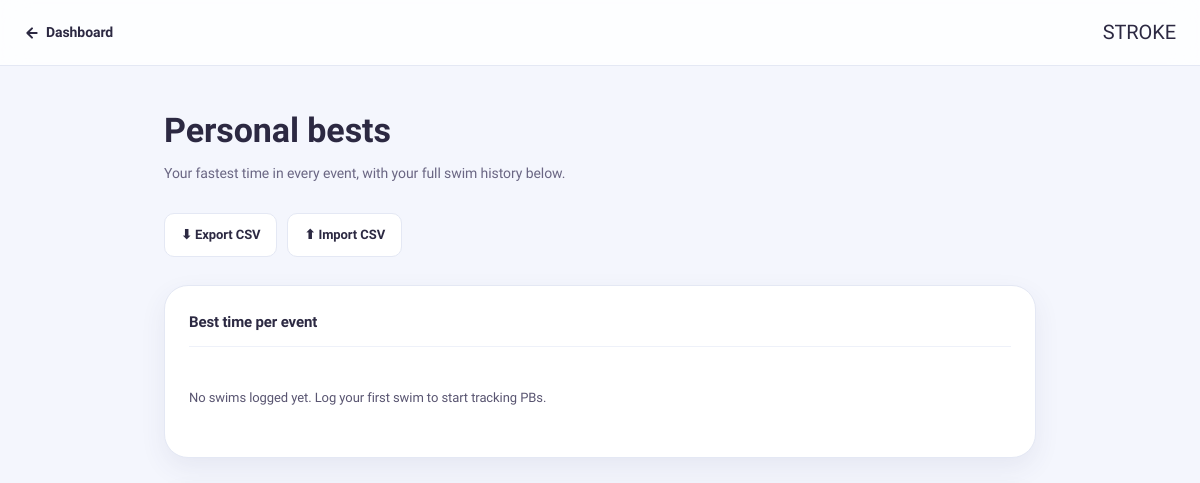
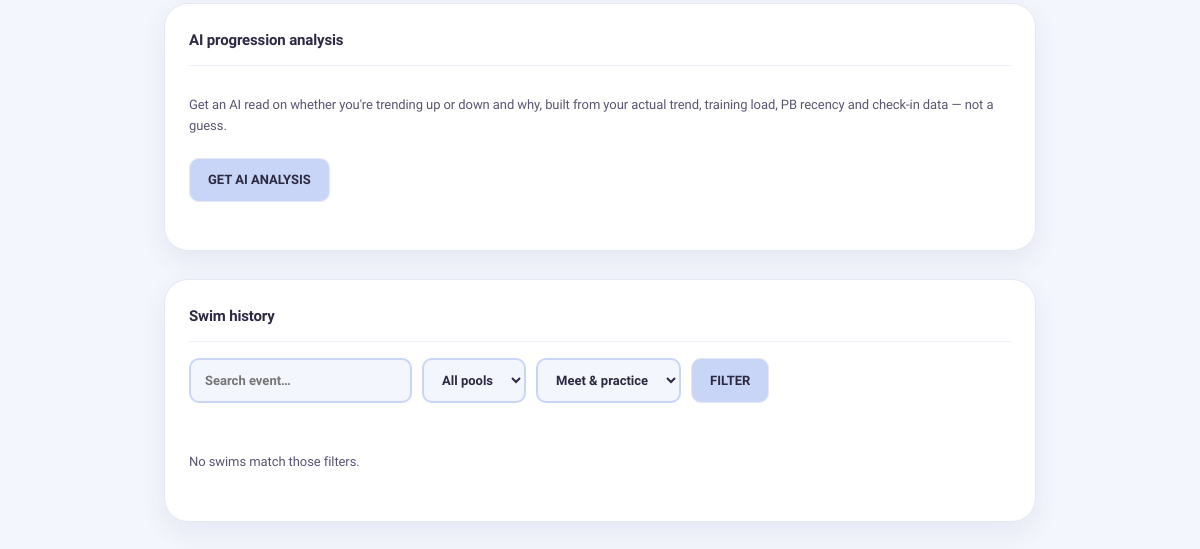
Before: /personal-bests (signed in) with the older database file (2 pictures, top to bottom).
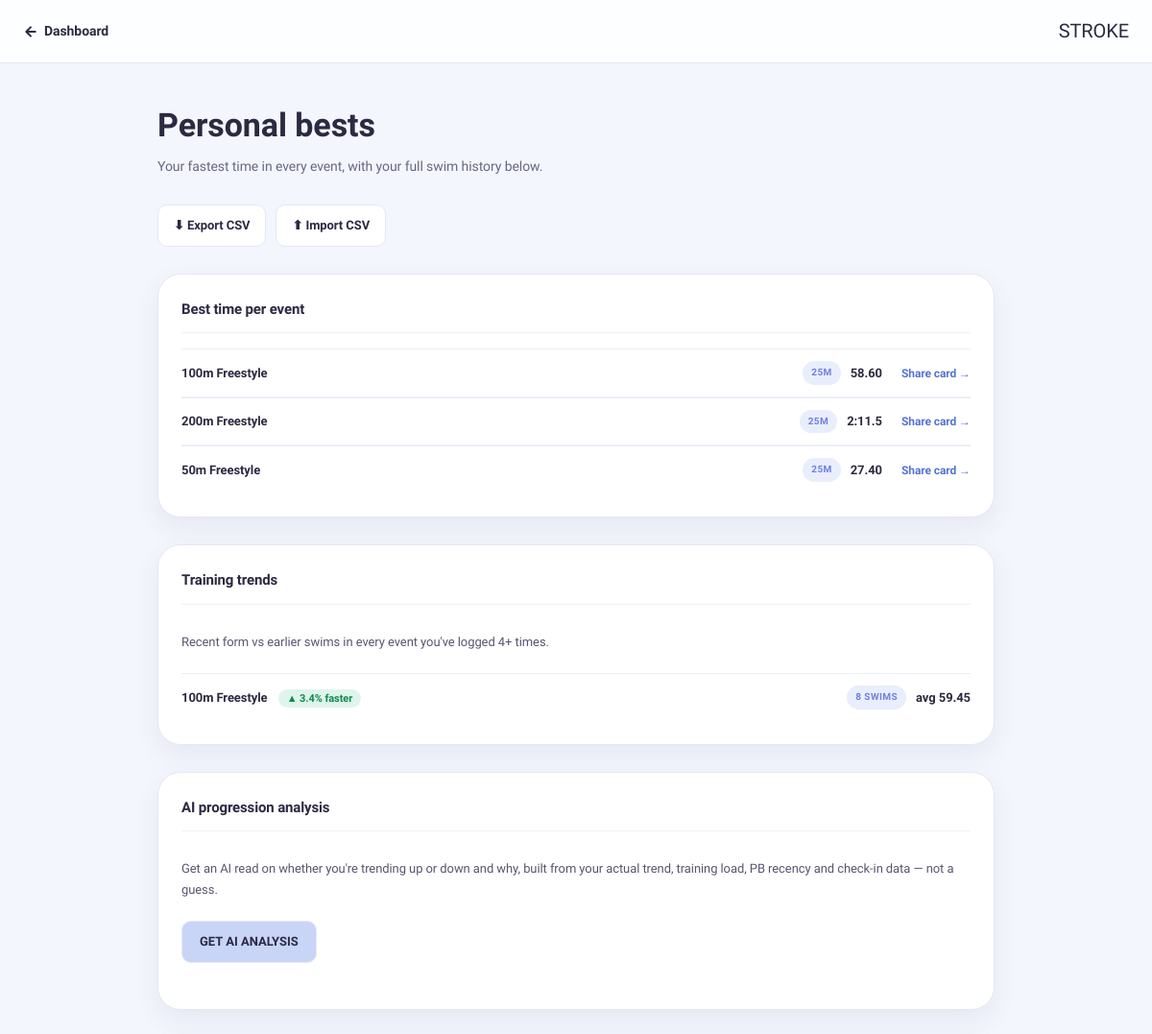
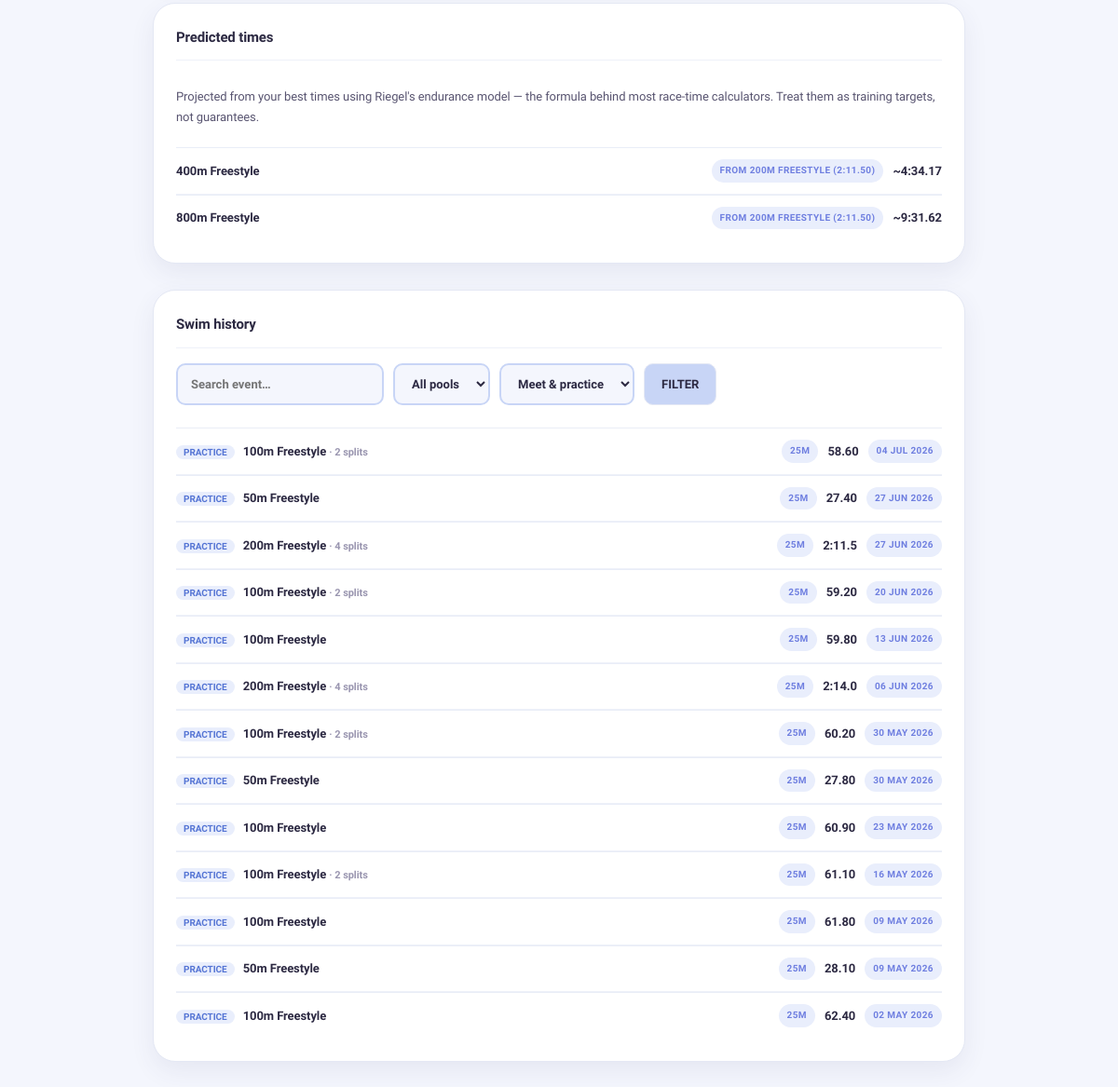
After: the same page with the newer database file (2 pictures, top to bottom).
### models.py (models this page shows, shortened)
class Swim(db.Model):
    __tablename__ = 'swim'
    id = db.Column(db.Integer, primary_key=True)
    user_id = db.Column(db.Integer, db.ForeignKey('user.id'), nullable=False)
    event = db.Column(db.String(50), nullable=False)
    pool = db.Column(db.String(10))
    stroke = db.Column(db.String(10))
    time = db.Column(db.String(20))
    notes = db.Column(db.Text)
    logged_at = db.Column(db.DateTime, default=datetime.utcnow)
    tag = db.Column(db.String(10), default='practice')  # 'practice' or 'meet'
    splits = db.Column(db.Text)  # JSON list of 50m split strings, optional
    def get_splits(self):
        try:
            return json.loads(self.splits or '[]')
        except (ValueError, TypeError):
            return []
    def time_in_seconds(self):
        t = self.time
        if not t:
            return None
        try:
            if ':' in t:
                mins, rest = t.split(':')
                return int(mins) * 60 + float(rest)
            return float(t)
        except:
            return None

### routes.py (the view, shortened to what this page needs)
@main.route('/personal-bests')
@login_required
def personal_bests():
    from app import db
    from models import Swim, Standard
    q = request.args.get('q', '').strip().lower()
    pool_filter = request.args.get('pool', '')
    tag_filter = request.args.get('tag', '')
    swims = (
        db.session.query(Swim)
        .filter_by(user_id=current_user.id)
        .order_by(Swim.logged_at.desc())
        .all()
    )
    def _pool_key(p):
        return '50' if str(p or '25').startswith('50') else '25'
    filtered = swims
    if q:
        filtered = [s for s in filtered if q in (s.event or '').lower()]
    if pool_filter:
        filtered = [s for s in filtered if _pool_key(s.pool) == _pool_key(pool_filter)]
    if tag_filter:
        filtered = [s for s in filtered if (s.tag or 'practice') == tag_filter]
    best_by_event = {}
    for s in swims:
        secs = s.time_in_seconds()
        if secs is None:
            continue
        current = best_by_event.get(s.event)
        if current is None or secs < current['secs']:
            best_by_event[s.event] = {'swim': s, 'secs': secs}
    standards = db.session.query(Standard).all()
    def nearest_standard(event, pool, secs):
        candidates = [st for st in standards if st.event == event and _pool_key(st.pool) == _pool_key(pool)]
        best = None
        return best
    pb_rows = []
    for event, data in best_by_event.items():
        swim = data['swim']
        match = nearest_standard(event, swim.pool, data['secs'])
        pb_rows.append({
            'swim': swim,
            'standard': match[0] if match else None,
            'diff': round(match[1], 2) if match else None,
        })
    pb_rows.sort(key=lambda r: r['swim'].event)
    def _fmt_secs(secs):
        if secs >= 60:
            return f'{int(secs // 60)}:{secs % 60:05.2f}'
        return f'{secs:.2f}'
    swims_by_event = {}
    for s in swims:  # already newest-first
        secs = s.time_in_seconds()
        if secs is not None:
            swims_by_event.setdefault(s.event, []).append(secs)
    trend_rows = []
    for event, times in swims_by_event.items():
        if len(times) < 4:
            continue
        half = len(times) // 2
        recent_avg = sum(times[:half]) / half
        earlier_avg = sum(times[-half:]) / half
        change_pct = (recent_avg - earlier_avg) / earlier_avg * 100
        direction = 'improving' if change_pct < -0.4 else 'slipping' if change_pct > 0.4 else 'steady'
        trend_rows.append({
            'event': event,
            'count': len(times),
            'recent_avg': _fmt_secs(recent_avg),
            'change_pct': round(abs(change_pct), 1),
            'direction': direction,
        })
    trend_rows.sort(key=lambda r: {'slipping': 0, 'improving': 1, 'steady': 2}[r['direction']])
    def _event_parts(event):
        m = re.match(r'\s*(\d+)\s*m?\s+(.+)', event or '')
        return (int(m.group(1)), m.group(2).strip()) if m else (None, None)
    stroke_bests = {}
    for event, data in best_by_event.items():
        dist, stroke_name = _event_parts(event)
        if not dist or not stroke_name:
            continue
        cur = stroke_bests.setdefault(stroke_name, {})
        cur[dist] = min(cur.get(dist, float('inf')), data['secs'])
    PREDICT_DISTANCES = {
        'Freestyle': [50, 100, 200, 400, 800, 1500],
        'Backstroke': [50, 100, 200],
        'Breaststroke': [50, 100, 200],
        'Butterfly': [50, 100, 200],
        'IM': [100, 200, 400],
    }
    prediction_rows = []
    for stroke_name, bests in stroke_bests.items():
        targets = PREDICT_DISTANCES.get(stroke_name)
        if not targets:
            continue
        for target in targets:
            if target in bests:
                continue
            base_dist = min(bests.keys(), key=lambda d: abs(d - target))
            if not (0.25 <= target / base_dist <= 4):
                continue
            predicted = bests[base_dist] * (target / base_dist) ** 1.06
            prediction_rows.append({
                'event': f'{target}m {stroke_name}',
                'predicted': _fmt_secs(predicted),
                'base_event': f'{base_dist}m {stroke_name}',
                'base_time': _fmt_secs(bests[base_dist]),
            })
    prediction_rows.sort(key=lambda r: r['event'])
    from models import AthleteProfile
    progress_profile = db.session.query(AthleteProfile).filter_by(user_id=current_user.id).first()
    analysis_wait_hours = None
    if progress_profile and progress_profile.progress_insight_at:
        elapsed = datetime.utcnow() - progress_profile.progress_insight_at
        if elapsed < timedelta(hours=24):
            analysis_wait_hours = round((timedelta(hours=24) - elapsed).total_seconds() / 3600, 1)
    return render_template(
        'personal_bests.html',
        pb_rows=pb_rows,
        swims=filtered,
        q=request.args.get('q', ''),
        pool_filter=pool_filter,
        tag_filter=tag_filter,
        trend_rows=trend_rows,
        prediction_rows=prediction_rows,
        progress_profile=progress_profile,
        analysis_wait_hours=analysis_wait_hours,
    )

### models.py (called while the page is built)
    def get_progress_insight(self):
        try:
            return json.loads(self.progress_insight or '{}')
        except (ValueError, TypeError):
            return {}

### templates/personal_bests.html (shortened to what the changed rows need)
<!DOCTYPE html>
<html lang="en">
<head>
<link rel="stylesheet" href="{{ url_for('static', filename='css/main.css') }}">
<link rel="stylesheet" href="{{ url_for('static', filename='css/dashboard.css') }}">
</head>
<body>
<div class="pb-wrap">
  <h1 class="pb-h1">Personal bests</h1>
  <div class="panel" style="margin-bottom:28px">
    <div class="panel-label">Best time per event</div>
    {% if pb_rows %}
      {% for row in pb_rows %}
      <div class="session-row">
        <span class="session-row-main">
          {{ row.swim.event }}
        </span>
        <span class="session-row-tag">{{ row.swim.pool }}</span>
        <span class="session-row-time">{{ row.swim.time }}</span>
        <span class="pb-row-actions"><a href="/personal-bests/{{ row.swim.id }}/card">Share card →</a></span>
      </div>
      {% endfor %}
    {% else %}
      <p class="panel-note">No swims logged yet. <a href="/log">Log your first swim</a> to start tracking PBs.</p>
    {% endif %}
  </div>
  {% if trend_rows %}
  <div class="panel" style="margin-bottom:28px">
    <div class="panel-label">Training trends</div>
    <p class="panel-note" style="margin:0 0 10px">Recent form vs earlier swims in every event you've logged 4+ times.</p>
    {% for t in trend_rows %}
    <div class="session-row">
      <span class="session-row-main">
        {{ t.event }}
        <span style="font-size:11px;font-weight:800;padding:3px 9px;border-radius:20px;margin-left:8px;
          {% if t.direction == 'improving' %}background:#dff5ec;color:#0f8a4d;
          {% elif t.direction == 'slipping' %}background:#fbe4df;color:#d33a52;
          {% else %}background:#eef2fc;color:#6a6683;{% endif %}">
          {% if t.direction == 'improving' %}▲ {{ t.change_pct }}% faster
          {% elif t.direction == 'slipping' %}▼ {{ t.change_pct }}% slower
          {% else %}— steady{% endif %}
        </span>
      </span>
      <span class="session-row-tag">{{ t.count }} swims</span>
      <span class="session-row-time">avg {{ t.recent_avg }}</span>
    </div>
    {% endfor %}
  </div>
  {% endif %}
  {% if prediction_rows %}
  <div class="panel" style="margin-bottom:28px">
    <div class="panel-label">Predicted times</div>
    <p class="panel-note" style="margin:0 0 10px">Projected from your best times using Riegel's endurance model — the formula behind most race-time calculators. Treat them as training targets, not guarantees.</p>
    {% for p in prediction_rows %}
    <div class="session-row">
      <span class="session-row-main">{{ p.event }}</span>
      <span class="session-row-tag">from {{ p.base_event }} ({{ p.base_time }})</span>
      <span class="session-row-time">~{{ p.predicted }}</span>
    </div>
    {% endfor %}
  </div>
  {% endif %}
  <div class="panel">
    <div class="panel-label">Swim history</div>
    <form class="pb-filter-bar" method="GET" action="/personal-bests">
      <input type="text" name="q" placeholder="Search event…" value="{{ q }}">
      <select name="pool">
      </select>
      <select name="tag">
      </select>
      <button type="submit">Filter</button>
    </form>
    {% if swims %}
      {% for s in swims %}
      <div class="session-row">
        <span class="session-row-main">
          <span class="pb-tag {{ s.tag or 'practice' }}">{{ (s.tag or 'practice')|capitalize }}</span>
          {{ s.event }}
          {% if s.get_splits() %}<span style="color:#9a96b0;font-size:11px"> · {{ s.get_splits()|length }} splits</span>{% endif %}
        </span>
        <span class="session-row-tag">{{ s.pool }}</span>
        <span class="session-row-time">{{ s.time }}</span>
        <span class="session-row-tag">{{ s.logged_at.strftime('%d %b %Y') }}</span>
      </div>
      {% endfor %}
    {% else %}
      <p class="panel-note">No swims match those filters.</p>
    {% endif %}
  </div>
</div>
</body>
</html>

Changed rows visible on the page:
added Swim: swim.event "100m Freestyle", swim.pool "25M", swim.time "58.60", event "100m Freestyle", change_pct "3.4", count "8", recent_avg "59.45", tag "PRACTICE", get_splits|length "2", pool "25M", time "58.60", logged_at "04 JUL 2026"
added Swim: swim.event "200m Freestyle", swim.pool "25M", swim.time "2:11.5", tag "PRACTICE", event "200m Freestyle", get_splits|length "4", pool "25M", time "2:11.5", logged_at "27 JUN 2026"
added Swim: swim.event "50m Freestyle", swim.pool "25M", swim.time "27.40", tag "PRACTICE", event "50m Freestyle", pool "25M", time "27.40", logged_at "27 JUN 2026"
added Swim: tag "PRACTICE", event "100m Freestyle", get_splits|length "2", pool "25M", time "59.20", logged_at "20 JUN 2026"
added Swim: tag "PRACTICE", event "100m Freestyle", pool "25M", time "59.80", logged_at "13 JUN 2026"
added Swim: tag "PRACTICE", event "200m Freestyle", get_splits|length "4", pool "25M", time "2:14.0", logged_at "06 JUN 2026"
added Swim: tag "PRACTICE", event "100m Freestyle", get_splits|length "2", pool "25M", time "60.20", logged_at "30 MAY 2026"
added Swim: tag "PRACTICE", event "50m Freestyle", pool "25M", time "27.80", logged_at "30 MAY 2026"
added Swim: tag "PRACTICE", event "100m Freestyle", pool "25M", time "60.90", logged_at "23 MAY 2026"
added Swim: tag "PRACTICE", event "100m Freestyle", get_splits|length "2", pool "25M", time "61.10", logged_at "16 MAY 2026"
added Swim: tag "PRACTICE", event "100m Freestyle", pool "25M", time "61.80", logged_at "09 MAY 2026"
added Swim: tag "PRACTICE", event "50m Freestyle", pool "25M", time "28.10", logged_at "09 MAY 2026"
added Swim: tag "PRACTICE", event "100m Freestyle", pool "25M", time "62.40", logged_at "02 MAY 2026"
Other visible differences:
new list line: "Share card →"
text no longer shown: "No swims logged yet. Log your first swim to start tracking PBs. No swims match those filters."
text now shown: "Training trends Recent form vs earlier swims in every event you've logged 4+ times. Predicted times Projected from your best times using Riegel's endurance model — the formula behind most race-time calculators. Treat them as training targets, not guarantees."
new list line: "400m Freestyle FROM 200M FREESTYLE ( 2:11.50 ) ~ 4:34.17"
new list line: "800m Freestyle FROM 200M FREESTYLE ( 2:11.50 ) ~ 9:31.62"
